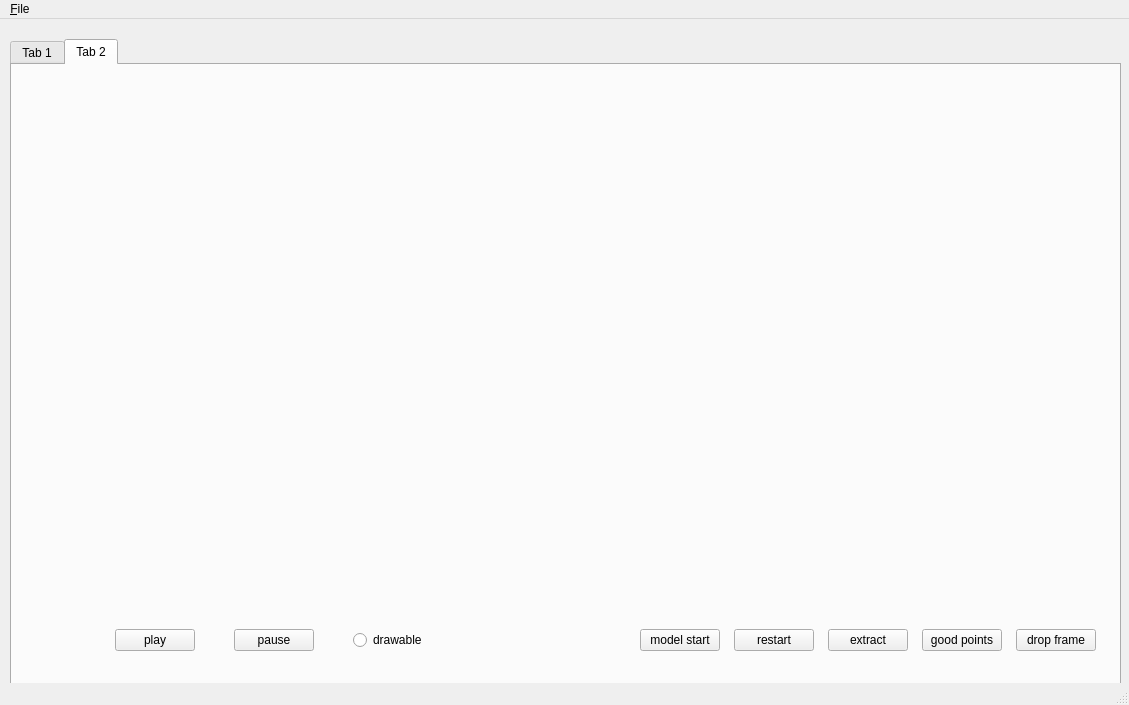
<?xml version="1.0" encoding="UTF-8"?>
<ui version="4.0">
 <class>ApplForm</class>
 <widget class="QMainWindow" name="ApplForm">
  <property name="geometry">
   <rect>
    <x>0</x>
    <y>0</y>
    <width>1129</width>
    <height>705</height>
   </rect>
  </property>
  <property name="windowTitle">
   <string>MainWindow</string>
  </property>
  <widget class="QWidget" name="centralwidget">
   <property name="enabled">
    <bool>true</bool>
   </property>
   <widget class="QTabWidget" name="tabWidget">
    <property name="geometry">
     <rect>
      <x>10</x>
      <y>20</y>
      <width>1111</width>
      <height>731</height>
     </rect>
    </property>
    <property name="currentIndex">
     <number>1</number>
    </property>
    <widget class="QWidget" name="faceTab">
     <attribute name="title">
      <string>Tab 1</string>
     </attribute>
     <widget class="QWidget" name="verticalLayoutWidget">
      <property name="geometry">
       <rect>
        <x>10</x>
        <y>10</y>
        <width>771</width>
        <height>661</height>
       </rect>
      </property>
      <layout class="QVBoxLayout" name="verticalLayout"/>
     </widget>
     <widget class="QWidget" name="verticalLayoutWidget_2">
      <property name="geometry">
       <rect>
        <x>810</x>
        <y>10</y>
        <width>104</width>
        <height>311</height>
       </rect>
      </property>
      <layout class="QVBoxLayout" name="verticalLayout_2">
       <item>
        <widget class="QLabel" name="label">
         <property name="text">
          <string>Identity:</string>
         </property>
        </widget>
       </item>
       <item>
        <widget class="QSpinBox" name="identSpinBox">
         <property name="minimum">
          <number>1</number>
         </property>
         <property name="maximum">
          <number>56</number>
         </property>
        </widget>
       </item>
       <item>
        <widget class="QLabel" name="label_2">
         <property name="text">
          <string>Expression:</string>
         </property>
        </widget>
       </item>
       <item>
        <widget class="QComboBox" name="expComboBox">
         <property name="editable">
          <bool>false</bool>
         </property>
         <item>
          <property name="text">
           <string>Angry</string>
          </property>
         </item>
         <item>
          <property name="text">
           <string>Disgust</string>
          </property>
         </item>
         <item>
          <property name="text">
           <string>Fear</string>
          </property>
         </item>
         <item>
          <property name="text">
           <string>Happy</string>
          </property>
         </item>
         <item>
          <property name="text">
           <string>Neutral</string>
          </property>
         </item>
         <item>
          <property name="text">
           <string>Sad</string>
          </property>
         </item>
         <item>
          <property name="text">
           <string>Surprise</string>
          </property>
         </item>
        </widget>
       </item>
       <item>
        <widget class="QSlider" name="expSlider">
         <property name="maximum">
          <number>100</number>
         </property>
         <property name="singleStep">
          <number>1</number>
         </property>
         <property name="orientation">
          <enum>Qt::Horizontal</enum>
         </property>
        </widget>
       </item>
       <item>
        <spacer name="verticalSpacer">
         <property name="orientation">
          <enum>Qt::Vertical</enum>
         </property>
         <property name="sizeHint" stdset="0">
          <size>
           <width>20</width>
           <height>40</height>
          </size>
         </property>
        </spacer>
       </item>
       <item>
        <widget class="QPushButton" name="renderButton">
         <property name="text">
          <string>Render</string>
         </property>
        </widget>
       </item>
       <item>
        <widget class="QCheckBox" name="wireCheckBox">
         <property name="text">
          <string>Wire Frame</string>
         </property>
        </widget>
       </item>
      </layout>
     </widget>
    </widget>
    <widget class="QWidget" name="videoTab">
     <attribute name="title">
      <string>Tab 2</string>
     </attribute>
     <widget class="QWidget" name="verticalLayoutWidget_3">
      <property name="geometry">
       <rect>
        <x>10</x>
        <y>10</y>
        <width>621</width>
        <height>541</height>
       </rect>
      </property>
      <layout class="QVBoxLayout" name="verticalLayout_3"/>
     </widget>
     <widget class="QWidget" name="verticalLayoutWidget_4">
      <property name="geometry">
       <rect>
        <x>640</x>
        <y>10</y>
        <width>461</width>
        <height>541</height>
       </rect>
      </property>
      <layout class="QVBoxLayout" name="verticalLayout_4">
       <property name="sizeConstraint">
        <enum>QLayout::SetDefaultConstraint</enum>
       </property>
      </layout>
     </widget>
     <widget class="QWidget" name="horizontalLayoutWidget">
      <property name="geometry">
       <rect>
        <x>70</x>
        <y>560</y>
        <width>381</width>
        <height>31</height>
       </rect>
      </property>
      <layout class="QHBoxLayout" name="horizontalLayout">
       <item>
        <widget class="QPushButton" name="playButton">
         <property name="sizePolicy">
          <sizepolicy hsizetype="Fixed" vsizetype="Fixed">
           <horstretch>0</horstretch>
           <verstretch>0</verstretch>
          </sizepolicy>
         </property>
         <property name="text">
          <string>play</string>
         </property>
        </widget>
       </item>
       <item>
        <widget class="QPushButton" name="pauseButton">
         <property name="sizePolicy">
          <sizepolicy hsizetype="Fixed" vsizetype="Fixed">
           <horstretch>0</horstretch>
           <verstretch>0</verstretch>
          </sizepolicy>
         </property>
         <property name="text">
          <string>pause</string>
         </property>
        </widget>
       </item>
       <item>
        <widget class="QRadioButton" name="drawRadio">
         <property name="sizePolicy">
          <sizepolicy hsizetype="Fixed" vsizetype="Fixed">
           <horstretch>0</horstretch>
           <verstretch>0</verstretch>
          </sizepolicy>
         </property>
         <property name="text">
          <string>drawable</string>
         </property>
        </widget>
       </item>
      </layout>
     </widget>
     <widget class="QWidget" name="horizontalLayoutWidget_2">
      <property name="geometry">
       <rect>
        <x>620</x>
        <y>560</y>
        <width>476</width>
        <height>31</height>
       </rect>
      </property>
      <layout class="QHBoxLayout" name="horizontalLayout_2">
       <item>
        <widget class="QPushButton" name="modelButton">
         <property name="sizePolicy">
          <sizepolicy hsizetype="Fixed" vsizetype="Fixed">
           <horstretch>0</horstretch>
           <verstretch>0</verstretch>
          </sizepolicy>
         </property>
         <property name="text">
          <string>model start</string>
         </property>
        </widget>
       </item>
       <item>
        <widget class="QPushButton" name="restartButton">
         <property name="sizePolicy">
          <sizepolicy hsizetype="Fixed" vsizetype="Fixed">
           <horstretch>0</horstretch>
           <verstretch>0</verstretch>
          </sizepolicy>
         </property>
         <property name="text">
          <string>restart</string>
         </property>
        </widget>
       </item>
       <item>
        <widget class="QPushButton" name="extractBtn">
         <property name="sizePolicy">
          <sizepolicy hsizetype="Fixed" vsizetype="Fixed">
           <horstretch>0</horstretch>
           <verstretch>0</verstretch>
          </sizepolicy>
         </property>
         <property name="text">
          <string>extract</string>
         </property>
        </widget>
       </item>
       <item>
        <widget class="QPushButton" name="flowButton">
         <property name="sizePolicy">
          <sizepolicy hsizetype="Fixed" vsizetype="Fixed">
           <horstretch>0</horstretch>
           <verstretch>0</verstretch>
          </sizepolicy>
         </property>
         <property name="text">
          <string>good points</string>
         </property>
        </widget>
       </item>
       <item>
        <widget class="QPushButton" name="dropButton">
         <property name="sizePolicy">
          <sizepolicy hsizetype="Fixed" vsizetype="Fixed">
           <horstretch>0</horstretch>
           <verstretch>0</verstretch>
          </sizepolicy>
         </property>
         <property name="text">
          <string>drop frame</string>
         </property>
        </widget>
       </item>
      </layout>
     </widget>
    </widget>
   </widget>
  </widget>
  <widget class="QMenuBar" name="menubar">
   <property name="geometry">
    <rect>
     <x>0</x>
     <y>0</y>
     <width>1129</width>
     <height>27</height>
    </rect>
   </property>
   <widget class="QMenu" name="menu_File">
    <property name="title">
     <string>&amp;File</string>
    </property>
    <addaction name="action_Open"/>
    <addaction name="actionVideo_File"/>
   </widget>
   <addaction name="menu_File"/>
  </widget>
  <widget class="QStatusBar" name="statusbar"/>
  <action name="action_Open">
   <property name="text">
    <string>&amp;Open</string>
   </property>
  </action>
  <action name="actionVideo_File">
   <property name="text">
    <string>Video File</string>
   </property>
  </action>
 </widget>
 <resources/>
 <connections/>
</ui>
